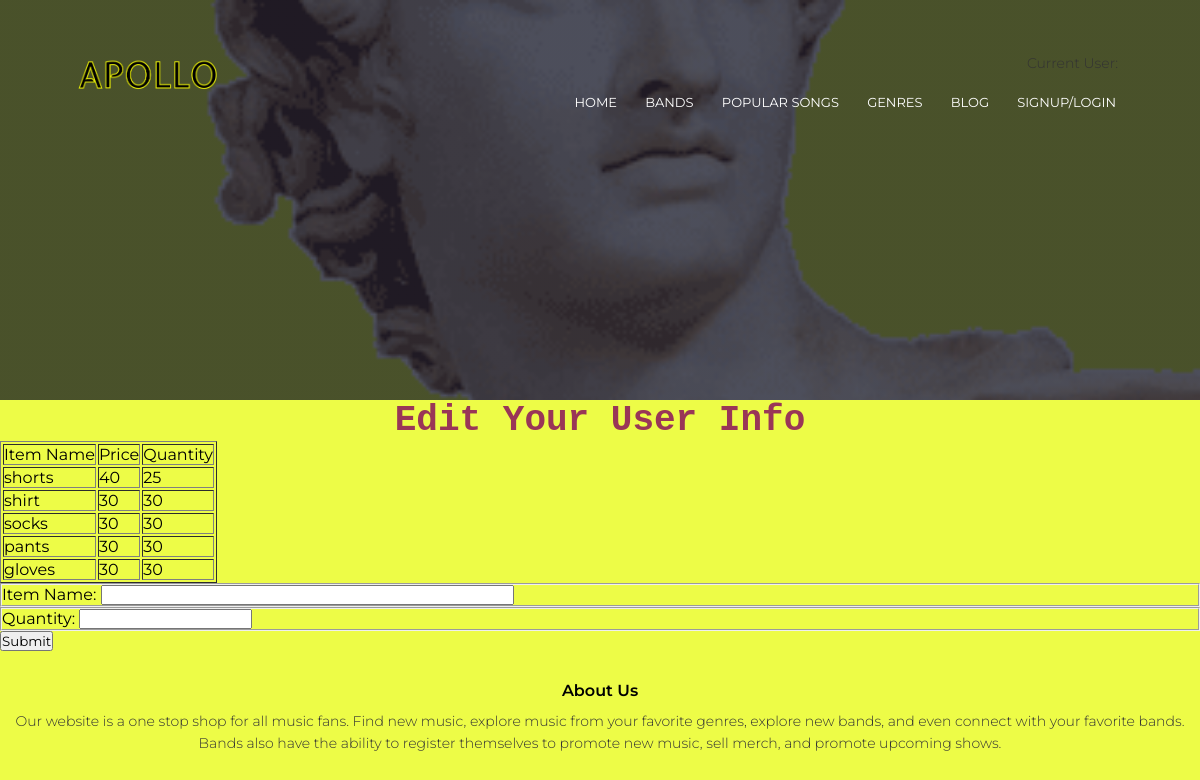
Page /buy-merch/1 on the committed database.
### models.py (models this page shows)
class Merchendise(db.Model):
    __tablename__ = 'merchendise'
    id = db.Column(db.Integer, primary_key=True)
    user_id = db.Column(db.Integer)
    item_name = db.Column(db.String(100))
    price = db.Column(db.Integer)
    quantity = db.Column(db.Integer)

### main.py (the view, shortened to what this page needs)
@main.route('/buy-merch/<int:uid>', methods=[ 'GET' , 'POST' ])
def buy_merch(uid):
    all_merch = Merchendise.query.filter_by(user_id=uid)
    item_name = ' '
    quantity = ' '
    form = AddMerchForm(item_name='', quantity='')
    return render_template('sell-merch.html',form=form, rows=all_merch, bid=uid)

### main.py
class AddMerchForm(FlaskForm):
  item_name = StringField('Item Name: ', validators=[DataRequired()])
  price = StringField('Price: ', validators=[DataRequired()])
  quantity = StringField('Quantity: ', validators=[DataRequired()])
  submit = SubmitField('Submit')

### templates/sell-merch.html (shortened to what this page needs)
{% extends "header.html" %}
{% block content %}
<body style="background-color: #edfc47;">
    <h1 style="color:#993657; text-align: center; font-family: 'Courier New', monospace;"> Edit Your User Info
    </h1>
    <table border = 1>
        <thead>
           <td>Item Name</td>
           <td>Price</td>
           <td>Quantity</td>
        </thead>
        {% for row in rows %}
           <tr>
              <td>{{row["item_name"]}}</td>
              <td>{{row["price"]}}</td>
              <td> {{ row["quantity"]}}</td>
           </tr>
        {% endfor %}
     </table>
    <form method="POST">
        <fieldset class="form-field">
            {{ form.item_name.label }}
            {{ form.item_name(size=50) }}
        </fieldset>
        <fieldset class="form-field">
            {{ form.quantity.label }}
            {{ form.quantity }}
        </fieldset>
        {{ form.submit() }}
    </form>
</body>
{% endblock %}

### rows in the picture
Merchendise: item_name "shorts", price "40", quantity "25"
Merchendise: item_name "shirt", price "30", quantity "30"
Merchendise: item_name "socks", price "30", quantity "30"
Merchendise: item_name "pants", price "30", quantity "30"
Merchendise: item_name "gloves", price "30", quantity "30"
